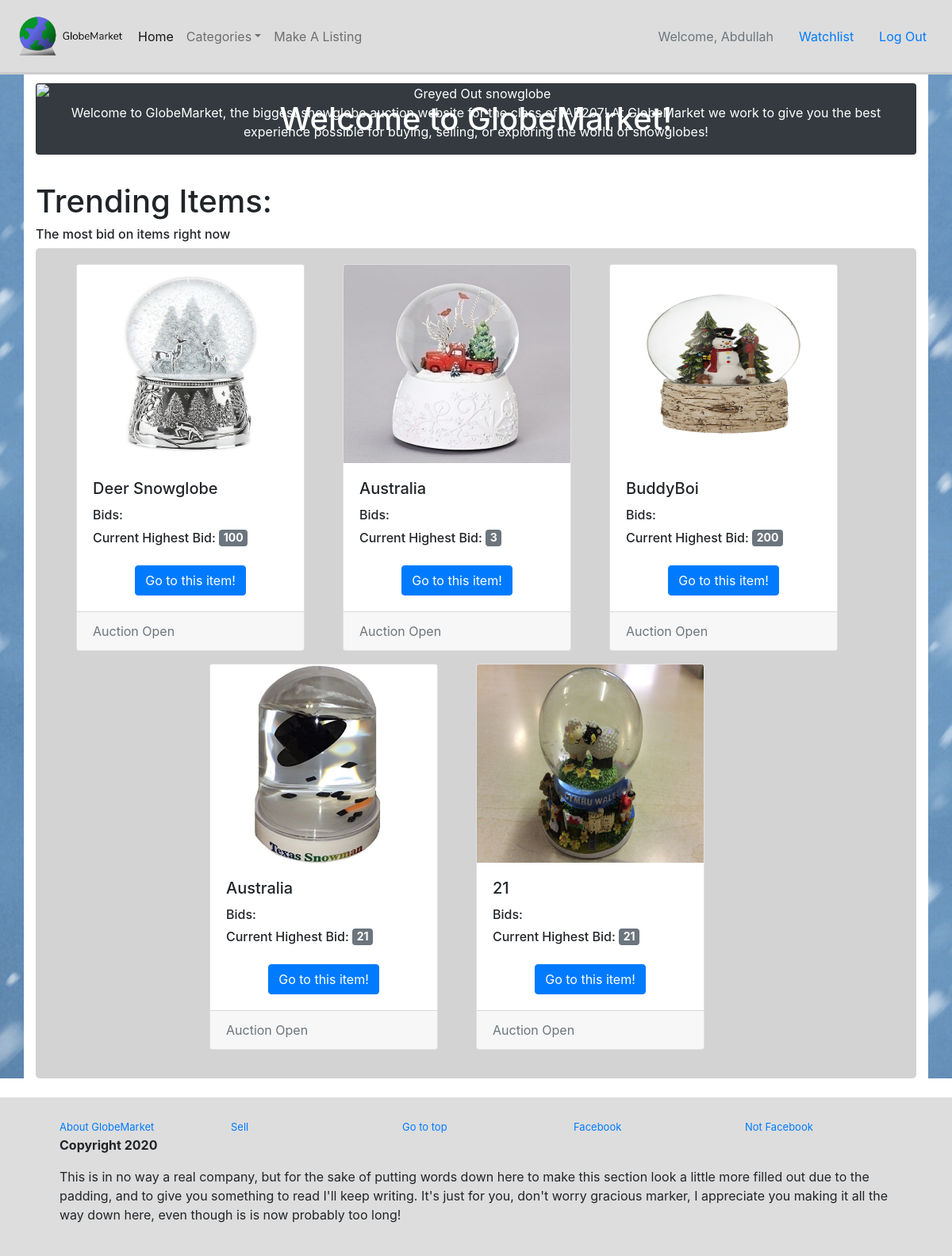
/ (signed in), run on the app's committed database.
### auction/models.py (models this page shows, shortened)
class User(db.Model, UserMixin):
    __tablename__='users'
    id = db.Column(db.Integer, primary_key=True)
    name = db.Column(db.String(100), index=True, unique=True, nullable=False)
    emailid = db.Column(db.String(100), index=True, nullable=False)
    password_hash = db.Column(db.String(255), nullable=False)
    contact_num = db.Column(db.Integer, nullable=False)
    address = db.Column(db.String(255), nullable=False)

class Listing(db.Model):
    __tablename__ = 'listings'
    id = db.Column(db.Integer, primary_key=True)
    name = db.Column(db.String(80), nullable=False)
    size = db.Column(db.String(50), nullable=False)
    origin = db.Column(db.String(200), nullable=False)
    colour = db.Column(db.String(100), nullable=False)
    age = db.Column(db.Integer, nullable=False)
    category = db.Column(db.String(100), nullable=False)
    description = db.Column(db.String(200), nullable=False)
    startbid = db.Column(db.Integer, nullable=False)
    image = db.Column(db.String(400), nullable=False)
    upost = db.Column(db.String(30), db.ForeignKey('users.name'), nullable=False)
    created_at = db.Column(db.DateTime, default=datetime.now())
    status = db.Column(db.Boolean, default=True, nullable=False)

### auction/views.py (the view)
@bp.route('/')
def index():
    listings = Listing.query.all()
    bids = Bidding.query.all()
    return render_template('home.html', listings=listings, bids=bids)

### auction/__init__.py (called while the page is built)
def create_app():
    app=Flask(__name__)  # this is the name of the module/package that is calling this app
    app.debug=True
    app.secret_key='utroutoru'
    app.config['SQLALCHEMY_DATABASE_URI']='sqlite:///marketplace.sqlite'
    db.init_app(app)
    bootstrap = Bootstrap(app)
    login_manager = LoginManager()
    login_manager.login_view='auth.login'
    login_manager.init_app(app)
    from .models import User  # importing here to avoid circular references
    @login_manager.user_loader
    def load_user(user_id):
        return User.query.get(int(user_id))
    from . import listings
    app.register_blueprint(listings.bp)
    from . import views
    app.register_blueprint(views.bp)
    from . import auth
    app.register_blueprint(auth.bp)
    from . import categories
    app.register_blueprint(categories.bp)
    return app

### auction/templates/home.html (shortened to what this page needs)
{% extends 'base.html' %}
{% block header %}
<div class="container" id="buffer" style="background-color: white;">
  <div class="row">
    <div class="col" id="gridsp">
      <div class="card bg-dark text-white">
        <img src="static/image/greyland.png" class="card-img" alt="Greyed Out snowglobe">
        <div class="card-img-overlay">
          <h1 class="card-title" id="pad-top">Welcome to GlobeMarket!</h1>
        </div>
        <p>Welcome to GlobeMarket, the biggest snowglobe auction website for the class of IAB207!
          At GlobeMarket we work to give you the best experience possible for buying, selling, or exploring the
          world of snowglobes!
        </p>
      </div>
    </div>
  </div>
</div>
{% endblock %}
{% block content %}
<div class="container" style="background-color: white;">
  <div class="row">
    <div class="col">
      <h1 class="display-5">Trending Items:</h1>
    </div>
    <div class="col">
      <h6 class="display-5">The most bid on items right now</h6>
    </div>
    <div class="col">
      <div class="container" style="background-color: lightgrey; border-radius: 5px; padding: 20px">
        <div class="row">
          {% if listings %}
          <div class="row justify-content-center">
            {% for listing in listings %}
            <div class="card mb-3 mr-5" style="width: 18rem;">
              <img class="card-img-top" height="250rem" src="{{listing.image}}" alt="{{listing.name}}">
              <div class="card-body">
                <h5 class="card-title">{{listing.name}}</h5>
                <h6>Bids:
                </h6>
                <h6>Current Highest Bid: <span class="badge badge-secondary" style="font-size:14px;">{{listing.startbid}}</span> </h6>
                <div id="testcentre"><a href="{{url_for('listing.show', id=listing.id)}}"
                    class="btn btn-primary mt-3">Go
                    to this item!</a></div>
              </div>
              <div class="card-footer">
                <medium class="text-muted">
                  {% if listing.status == True %}
                    Auction Open
                  {% else %}
                    Auction Closed
                  {% endif %}
                </medium>
              </div>
            </div>
            {% endfor %}
            {% endif %}
</div>
          </div>
        </div>
      </div>
    </div>
</div>
{% endblock %}

### auction/templates/base.html (shortened to what this page needs)
<!doctype html>
<html lang="en">
  <head>
    <link rel="stylesheet" type="text/css" href="{{ url_for('static',filename='globestyles.css') }}">
    <link rel="stylesheet" href="https://stackpath.bootstrapcdn.com/bootstrap/4.5.2/css/bootstrap.min.css">
  </head>
  <body style="background-image: url(/static/image/snowfall.jpg)">
      <header>
        <nav class="navbar navbar-expand-lg navbar-light">
            <img height="75px" width="150px" src="/static/image/GlobesideNB.png">
            <div class="collapse navbar-collapse" id="navbarSupportedContent">
            <ul class="navbar-nav mr-auto">
                <li class="nav-item active">
                <a class="nav-link" href="/">Home</a>
                </li>
                <li class="nav-item dropdown">
                  <a class="nav-link dropdown-toggle" data-toggle="dropdown" href="#" role="button" aria-haspopup="true" aria-expanded="false">Categories</a>
                </li>
                <li class="nav-item">
                    <a class="nav-link" href="listings/create">Make A Listing</a>
                </li>
            </ul>
                {% if current_user.is_authenticated %}
                  <a class="nav-item nav-link disabled text-muted" href="#"><span>Welcome, {{ current_user.name }}</span></a>
                  <a class="nav-item nav-link" href="/watchlist">Watchlist</a>
                  <a class="nav-item nav-link" href="{{ url_for('auth.logout') }}">Log Out</a>
                {% else %}
                  <a class="nav-item nav-link" href="{{ url_for('auth.register') }}">Register</a>
                  <a class="nav-item nav-link" href="{{ url_for('auth.login') }}">Log In</a>
                {% endif %}
            </div>
        </nav>
    {% block header %}
    {% endblock %}
    </header>
    {% block content %}
    {% endblock %}
      <div id="bottomgap" style="background-color: white;">
        <footer>
          <div class="container">
            <div class="row">
              <div class="col-sm">
                <a class="fotext" href="/">About GlobeMarket</a>
              </div>
              <div class="col-sm">
                <a class="fotext" href="/listings/create">Sell</a>
              </div>
              <div class="col-sm">
                <a class="fotext" href="/">Go to top</a>
              </div>
              <div class="col-sm">
                <a class="fotext" href="/">Facebook</a>
              </div>
              <div class="col-sm">
                <a class="fotext" href="/">Not Facebook</a>
              </div>
              <div class="col-sm">
                <p class="cptext">Copyright 2020</p>
                <p>This is in no way a real company, but for the sake of putting words down here to make this section look a little more
                filled out due to the padding, and to give you something to read I'll keep writing. It's just for you, don't worry
                gracious marker, I appreciate you making it all the way down here, even though is is now probably too long!</p>
              </div>
            </div>
          </div>
        </footer>
      </div>
  </body>
</html>

### auction/static/globestyles.css (style rules this page uses)
nav { background-color: #DDDDDD; border-bottom-color: #CCC; border-bottom-style: solid; border-bottom-width: 0.05; }
#buffer { padding-bottom: 1%; }
#gridsp { width: 100%; text-align: center; padding-top: 1%; padding-bottom: 2%; }
#pad-top { padding-bottom: 33.5%; }
#bottomgap { padding-top: 2%; }
footer { background-color: #DDD; padding-left: 5%; padding-right: 5%; padding-top: 2%; padding-bottom: 2%; }
.fotext { font-size: small; }
.cptext { font-weight: bold; }
#testcentre { text-align: center; }

### data on the page
User: name "Abdullah"
Listing: image (picture), name "Deer Snowglobe", startbid "100", status "Auction Open"
Listing: image (picture), name "Australia", startbid "3", status "Auction Open"
Listing: image (picture), name "BuddyBoi", startbid "200", status "Auction Open"
Listing: image (picture), name "Australia", startbid "21", status "Auction Open"
Listing: image (picture), name "21", startbid "21", status "Auction Open"
